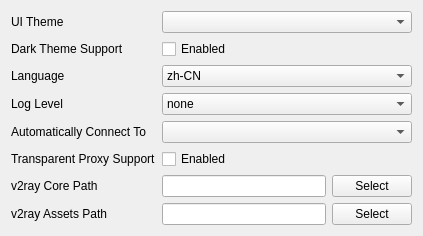
     <widget class="QWidget" name="tab">
      <attribute name="title">
       <string>General</string>
      </attribute>
      <layout class="QFormLayout" name="formLayout_5">
       <item row="0" column="0">
        <widget class="QLabel" name="label_35">
         <property name="text">
          <string>UI Theme</string>
         </property>
        </widget>
       </item>
       <item row="0" column="1">
        <widget class="QComboBox" name="themeCombo">
         <property name="minimumSize">
          <size>
           <width>200</width>
           <height>0</height>
          </size>
         </property>
        </widget>
       </item>
       <item row="1" column="0">
        <widget class="QLabel" name="darkThemeLabel">
         <property name="text">
          <string>Dark Theme Support</string>
         </property>
        </widget>
       </item>
       <item row="1" column="1">
        <widget class="QCheckBox" name="darkChartThemeCB">
         <property name="text">
          <string>Enabled</string>
         </property>
        </widget>
       </item>
       <item row="2" column="0">
        <widget class="QLabel" name="label_6">
         <property name="text">
          <string>Language</string>
         </property>
        </widget>
       </item>
       <item row="2" column="1">
        <widget class="QComboBox" name="languageComboBox">
         <property name="sizePolicy">
          <sizepolicy hsizetype="Preferred" vsizetype="Fixed">
           <horstretch>0</horstretch>
           <verstretch>0</verstretch>
          </sizepolicy>
         </property>
         <property name="minimumSize">
          <size>
           <width>100</width>
           <height>0</height>
          </size>
         </property>
         <item>
          <property name="text">
           <string>zh-CN</string>
          </property>
         </item>
         <item>
          <property name="text">
           <string>en-US</string>
          </property>
         </item>
        </widget>
       </item>
       <item row="3" column="0">
        <widget class="QLabel" name="label">
         <property name="text">
          <string>Log Level</string>
         </property>
        </widget>
       </item>
       <item row="3" column="1">
        <widget class="QComboBox" name="logLevelComboBox">
         <property name="sizePolicy">
          <sizepolicy hsizetype="Minimum" vsizetype="Fixed">
           <horstretch>0</horstretch>
           <verstretch>0</verstretch>
          </sizepolicy>
         </property>
         <property name="minimumSize">
          <size>
           <width>150</width>
           <height>0</height>
          </size>
         </property>
         <item>
          <property name="text">
           <string>none</string>
          </property>
         </item>
         <item>
          <property name="text">
           <string>debug</string>
          </property>
         </item>
         <item>
          <property name="text">
           <string>info</string>
          </property>
         </item>
         <item>
          <property name="text">
           <string>warning</string>
          </property>
         </item>
         <item>
          <property name="text">
           <string>error</string>
          </property>
         </item>
        </widget>
       </item>
       <item row="4" column="0">
        <widget class="QLabel" name="label_19">
         <property name="text">
          <string>Automatically Connect To</string>
         </property>
        </widget>
       </item>
       <item row="4" column="1">
        <widget class="QComboBox" name="autoStartCombo">
         <property name="minimumSize">
          <size>
           <width>250</width>
           <height>0</height>
          </size>
         </property>
         <item>
          <property name="text">
           <string/>
          </property>
         </item>
        </widget>
       </item>
       <item row="5" column="0">
        <widget class="QLabel" name="label_7">
         <property name="text">
          <string>Transparent Proxy Support</string>
         </property>
        </widget>
       </item>
       <item row="5" column="1">
        <widget class="QCheckBox" name="tProxyCheckBox">
         <property name="text">
          <string>Enabled</string>
         </property>
        </widget>
       </item>
       <item row="6" column="0">
        <widget class="QLabel" name="label_46">
         <property name="text">
          <string>v2ray Core Path</string>
         </property>
        </widget>
       </item>
       <item row="6" column="1">
        <layout class="QHBoxLayout" name="horizontalLayout_12">
         <item>
          <widget class="QLineEdit" name="vCorePathTxt"/>
         </item>
         <item>
          <widget class="QPushButton" name="selectVCoreBtn">
           <property name="text">
            <string>Select</string>
           </property>
          </widget>
         </item>
        </layout>
       </item>
       <item row="7" column="0">
        <widget class="QLabel" name="label_15">
         <property name="text">
          <string>v2ray Assets Path</string>
         </property>
        </widget>
       </item>
       <item row="7" column="1">
        <layout class="QHBoxLayout" name="horizontalLayout_5">
         <item>
          <widget class="QLineEdit" name="vCoreAssetsPathTxt"/>
         </item>
         <item>
          <widget class="QPushButton" name="selectVAssetBtn">
           <property name="text">
            <string>Select</string>
           </property>
          </widget>
         </item>
        </layout>
       </item>
      </layout>
     </widget>
